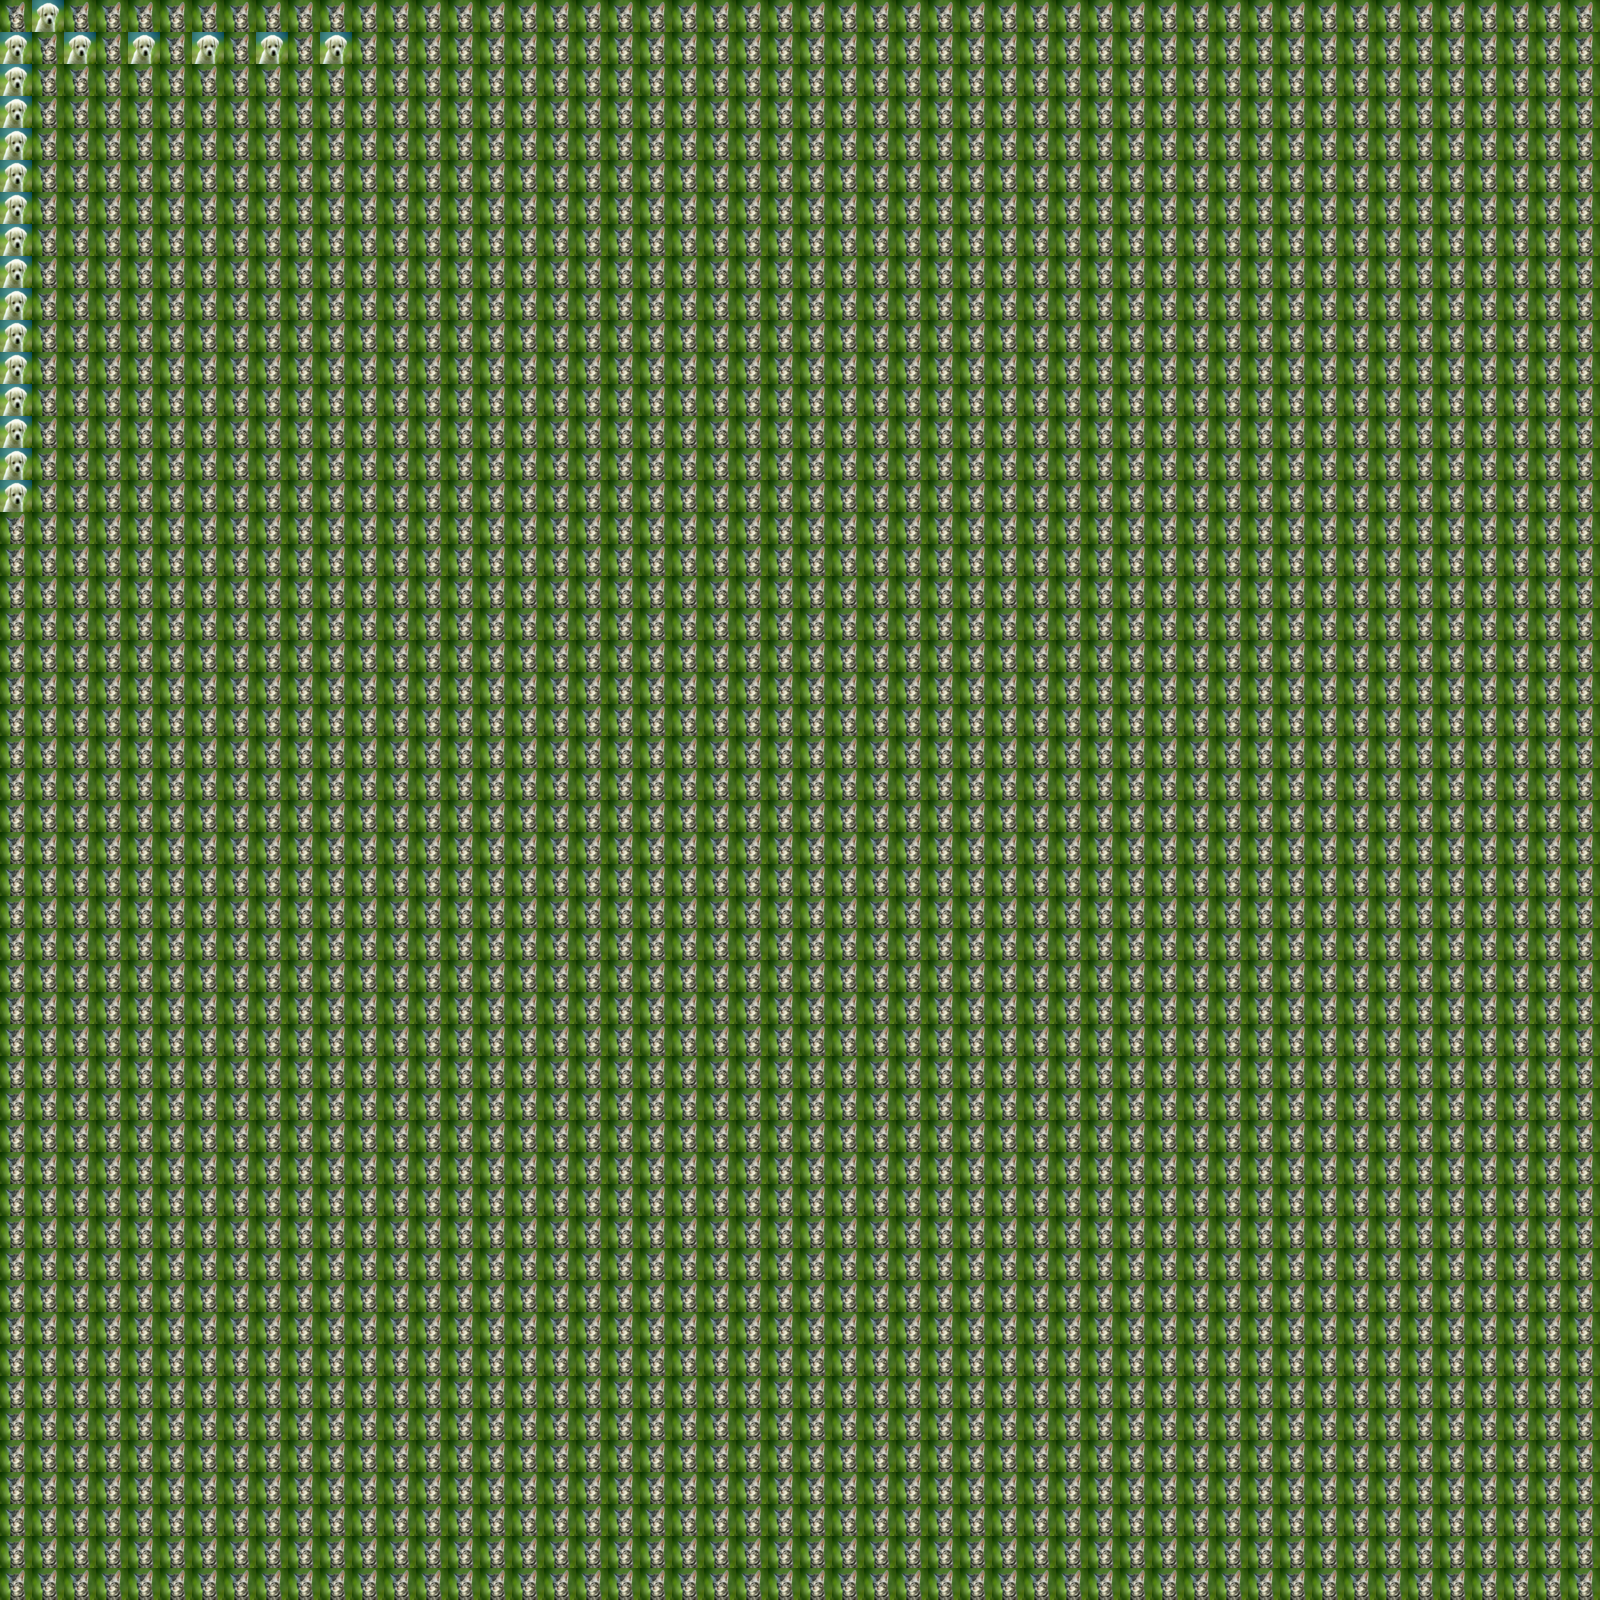

Tiled map render using the project's own tile images. Description and the map definition, with tile-layer contents summarised, below:
An orthogonal 50x50 tile map with 32x32 px tiles, 1 tile layer (Tile Layer 1).

<map version="1.0" orientation="orthogonal" renderorder="right-down" width="50" height="50" tilewidth="32" tileheight="32" nextobjectid="1">
 <tileset firstgid="1" name="hlavni" tilewidth="32" tileheight="32" tilecount="2">
  <tile id="0">
   <image width="32" height="32" source="haf32.png" />
  </tile>
  <tile id="1">
   <image width="32" height="32" source="mnau32.png" />
  </tile>
 </tileset>
 <layer name="Tile Layer 1" width="50" height="50">
  <data>[2500 cells, 2500 non-empty, 2 distinct tile ids]</data>
 </layer>
</map>